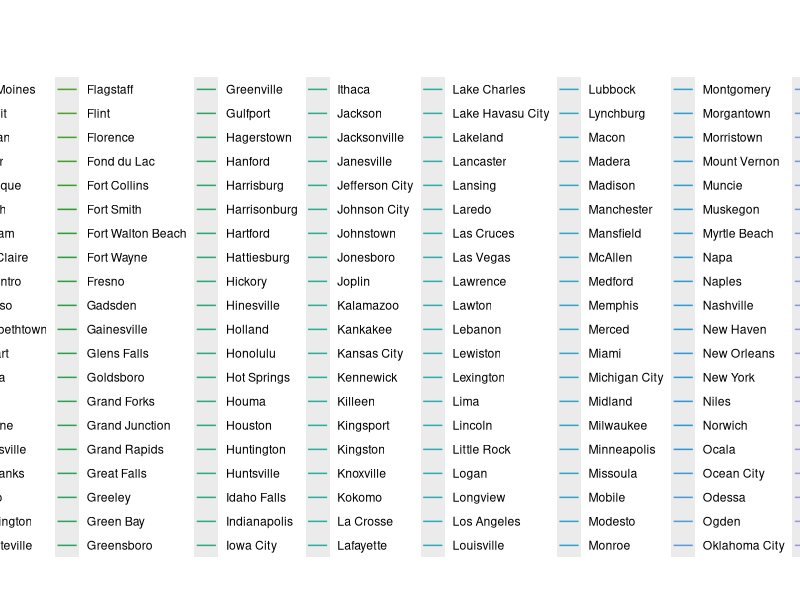

Write R code to recreate this figure. (Note: this script raises an error after producing the figure.)
vacay <- read.csv("tourism-and-growth.csv", header = T, stringsAsFactors = F)
vacay <- vacay[, c(1, 2, 4, 11:15, 5:10)]


# making test/comparison group for housing outcomes
bad_cities <- c("Phoenix", "San Diego", "Miami", "San Francisco", "Las Vegas")
good_cities <- c("Atlanta", "Dallas", "Seattle", "New York", "Charlotte")

test_group <- vacay[vacay$city %in% c(bad_cities, good_cities),]

for (i in 1:nrow(test_group)){
	if (test_group$city[i] %in% bad_cities){
		test_group$outcome[i] <- "bad"
	} else test_group$outcome[i] <- "good"
}


# making graphs
library(ggplot2)
gdp_growth <- qplot(year, total, data = vacay[!is.na(vacay$state),], colour = city, facets  = ~ state, geom = "line", main = "Total GDP by city", ylab = "total GDP")
gdp_growth + opts(legend.position = "none")
ggsave("totalgdpbycity.pdf")


# there appears to be a significant amount of data entry error here. In particular, the units of measurement seem to differ between cities. So we'll just look at percentages.
vacay <- vacay[order(-vacay$total),]
vacay[1:100,]

gdp_shift <- qplot(year, real_estate/total*100, data = vacay[!is.na(vacay$state),], colour = city, facets  = ~ state, geom = "line", main = "Percent of GDP generated by real estate industries",ylab = "percent" )
gdp_shift + opts(legend.position = "none")
ggsave("realestategdpbycity.pdf")

tgdp_shift <- qplot(year, real_estate/total*100, data = test_group, colour = city, facets  =  ~ outcome, geom = "line", main = "Percent of GDP generated by real estate industries",ylab = "percent" )
tgdp_shift
# + opts(legend.position = "none")
ggsave("realestategdptest.pdf")

gdp_shift2 <- qplot(year, construction/total*100, data = vacay[!is.na(vacay$state),], colour = city, facets  =  ~ state, geom = "line", main = "Percent of GDP generated by construction industries",ylab = "percent" )
gdp_shift2 + opts(legend.position = "none")
ggsave("constructiongdpbycity.pdf")


tgdp_shift2 <- qplot(year, construction/total*100, data = test_group, colour = city, facets  =  ~ outcome, geom = "line", main = "Percent of GDP generated by construction industries",ylab = "percent" )
tgdp_shift2
# + opts(legend.position = "none")
ggsave("constructiongdptest.pdf")



# making vacation test group
vacation_locale <- c("Orlando", "Las Vegas", "Miami",  "Myrtle Beach", "Honolulu")
boring <- c("Scranton", "Ames", "Sacramento", "Worcester", "Amarillo")

test_group2 <- vacay[vacay$city %in% c(vacation_locale, boring),]


for (i in 1:nrow(test_group2)){
	if (test_group2$city[i] %in% vacation_locale){
		test_group2$vacation[i] <- "hot"
	} else test_group2$vacation[i] <- "not"
}

# making graphs

leisure_shift <- qplot(year, leisure/total*100, data = test_group2, colour = city, facets  = ~ vacation, geom = "line", main = "Percent of GDP generated by leisure and hospitality industries",ylab = "percent" )
leisure_shift 
# + opts(legend.position = "none")
ggsave("leisuregdpbytestgroup.pdf")

accomodations_shift <- qplot(year, accomodations/total*100, data = test_group2, colour = city, facets  = ~ vacation, geom = "line", main = "Percent of GDP generated by accomodation and food services  industries",ylab = "percent" )
accomodations_shift 
# + opts(legend.position = "none")
ggsave("accomodationsdpbytestgroup.pdf")

entertainment_shift <- qplot(year, entertainment/total*100, data = test_group2, colour = city, facets  = ~ vacation, geom = "line", main = "Percent of GDP generated by arts, entertainment, and recreation services  industries",ylab = "percent" )
entertainment_shift 
# + opts(legend.position = "none")
ggsave("entertainmentdpbytestgroup.pdf")

all_touristy_shift <- qplot(year, (accomodations + entertainment + leisure)/total*100, data = test_group2, colour = city, facets  = ~ vacation, geom = "line", main = "Percent of GDP generated by accomodation, entertainment, and leisure industries",ylab = "percent" )
all_touristy_shift 
# + opts(legend.position = "none")
ggsave("all-touristygdpbytestgroup.pdf")




